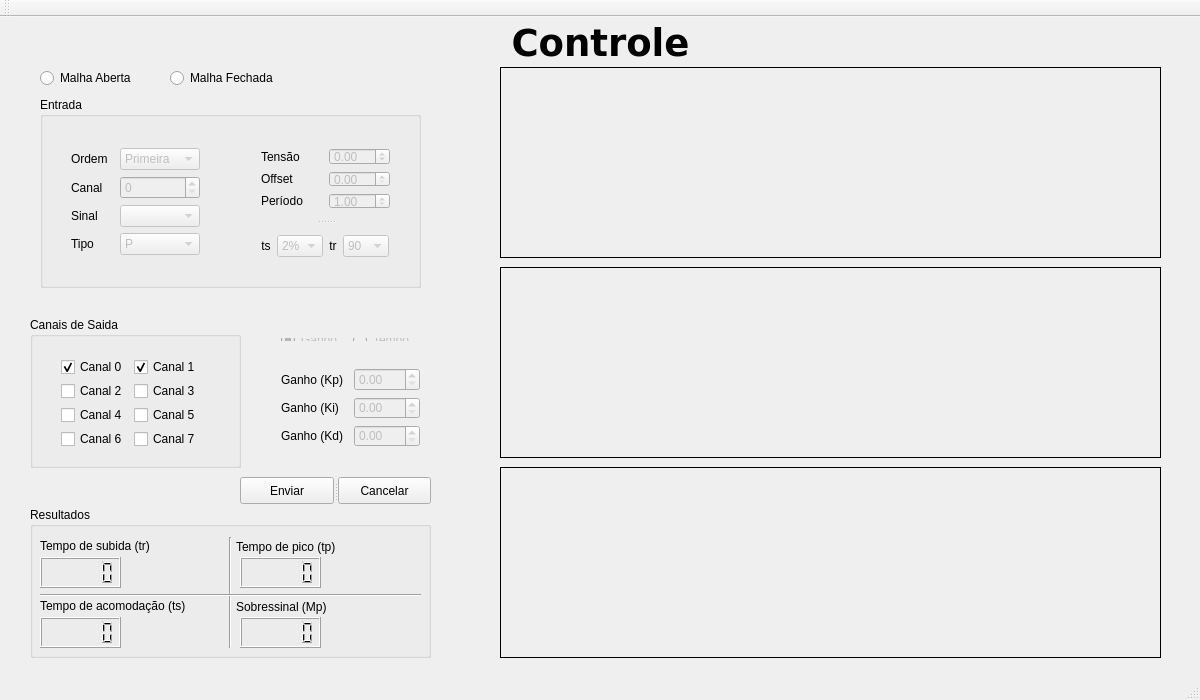
<?xml version="1.0" encoding="UTF-8"?>
<ui version="4.0">
 <class>MainWindow</class>
 <widget class="QMainWindow" name="MainWindow">
  <property name="geometry">
   <rect>
    <x>0</x>
    <y>0</y>
    <width>1200</width>
    <height>700</height>
   </rect>
  </property>
  <property name="minimumSize">
   <size>
    <width>1200</width>
    <height>700</height>
   </size>
  </property>
  <property name="maximumSize">
   <size>
    <width>1200</width>
    <height>700</height>
   </size>
  </property>
  <property name="windowTitle">
   <string>Controle</string>
  </property>
  <widget class="QWidget" name="centralWidget">
   <widget class="QRadioButton" name="radioButtonMalhaAberta">
    <property name="geometry">
     <rect>
      <x>40</x>
      <y>50</y>
      <width>117</width>
      <height>22</height>
     </rect>
    </property>
    <property name="text">
     <string>Malha Aberta</string>
    </property>
   </widget>
   <widget class="QRadioButton" name="radioButtonMalhaFechada">
    <property name="geometry">
     <rect>
      <x>170</x>
      <y>50</y>
      <width>151</width>
      <height>22</height>
     </rect>
    </property>
    <property name="text">
     <string>Malha Fechada</string>
    </property>
   </widget>
   <widget class="QGroupBox" name="groupBoxSaida">
    <property name="geometry">
     <rect>
      <x>30</x>
      <y>300</y>
      <width>211</width>
      <height>151</height>
     </rect>
    </property>
    <property name="maximumSize">
     <size>
      <width>1200</width>
      <height>1200</height>
     </size>
    </property>
    <property name="title">
     <string>Canais de Saida</string>
    </property>
    <widget class="QWidget" name="layoutWidget">
     <property name="geometry">
      <rect>
       <x>20</x>
       <y>30</y>
       <width>168</width>
       <height>112</height>
      </rect>
     </property>
     <layout class="QFormLayout" name="formLayout">
      <item row="0" column="0">
       <widget class="QCheckBox" name="checkBox">
        <property name="text">
         <string>Canal 0</string>
        </property>
        <property name="checked">
         <bool>true</bool>
        </property>
       </widget>
      </item>
      <item row="0" column="1">
       <widget class="QCheckBox" name="checkBox_2">
        <property name="text">
         <string>Canal 1</string>
        </property>
        <property name="checked">
         <bool>true</bool>
        </property>
       </widget>
      </item>
      <item row="1" column="0">
       <widget class="QCheckBox" name="checkBox_3">
        <property name="text">
         <string>Canal 2</string>
        </property>
       </widget>
      </item>
      <item row="1" column="1">
       <widget class="QCheckBox" name="checkBox_4">
        <property name="text">
         <string>Canal 3</string>
        </property>
       </widget>
      </item>
      <item row="2" column="0">
       <widget class="QCheckBox" name="checkBox_5">
        <property name="text">
         <string>Canal 4</string>
        </property>
       </widget>
      </item>
      <item row="2" column="1">
       <widget class="QCheckBox" name="checkBox_6">
        <property name="text">
         <string>Canal 5</string>
        </property>
       </widget>
      </item>
      <item row="3" column="0">
       <widget class="QCheckBox" name="checkBox_7">
        <property name="text">
         <string>Canal 6</string>
        </property>
       </widget>
      </item>
      <item row="3" column="1">
       <widget class="QCheckBox" name="checkBox_8">
        <property name="text">
         <string>Canal 7</string>
        </property>
       </widget>
      </item>
     </layout>
    </widget>
   </widget>
   <widget class="QLabel" name="label_4">
    <property name="geometry">
     <rect>
      <x>430</x>
      <y>0</y>
      <width>341</width>
      <height>51</height>
     </rect>
    </property>
    <property name="font">
     <font>
      <family>DejaVu Sans</family>
      <pointsize>28</pointsize>
      <weight>75</weight>
      <bold>true</bold>
     </font>
    </property>
    <property name="text">
     <string>Controle</string>
    </property>
    <property name="alignment">
     <set>Qt::AlignCenter</set>
    </property>
   </widget>
   <widget class="QGroupBox" name="groupBoxEntrada">
    <property name="geometry">
     <rect>
      <x>40</x>
      <y>80</y>
      <width>381</width>
      <height>191</height>
     </rect>
    </property>
    <property name="title">
     <string>Entrada</string>
    </property>
    <property name="flat">
     <bool>false</bool>
    </property>
    <widget class="QWidget" name="layoutWidget">
     <property name="geometry">
      <rect>
       <x>20</x>
       <y>40</y>
       <width>151</width>
       <height>131</height>
      </rect>
     </property>
     <layout class="QGridLayout" name="gridLayout_5">
      <item row="0" column="0">
       <widget class="QLabel" name="label_10">
        <property name="text">
         <string>Ordem</string>
        </property>
       </widget>
      </item>
      <item row="0" column="1">
       <widget class="QComboBox" name="comboBoxSinalOrdem">
        <property name="enabled">
         <bool>false</bool>
        </property>
        <property name="editable">
         <bool>false</bool>
        </property>
        <property name="currentIndex">
         <number>0</number>
        </property>
        <item>
         <property name="text">
          <string>Primeira</string>
         </property>
        </item>
        <item>
         <property name="text">
          <string>Segunda</string>
         </property>
        </item>
       </widget>
      </item>
      <item row="1" column="0">
       <widget class="QLabel" name="label_5">
        <property name="text">
         <string>Canal</string>
        </property>
       </widget>
      </item>
      <item row="1" column="1">
       <widget class="QSpinBox" name="spinBoxCanal">
        <property name="enabled">
         <bool>false</bool>
        </property>
        <property name="maximum">
         <number>7</number>
        </property>
       </widget>
      </item>
      <item row="2" column="0">
       <widget class="QLabel" name="label_3">
        <property name="text">
         <string>Sinal</string>
        </property>
       </widget>
      </item>
      <item row="2" column="1">
       <widget class="QComboBox" name="comboBoxSinal">
        <property name="enabled">
         <bool>false</bool>
        </property>
        <property name="editable">
         <bool>false</bool>
        </property>
        <property name="currentIndex">
         <number>-1</number>
        </property>
       </widget>
      </item>
      <item row="3" column="0">
       <widget class="QLabel" name="label">
        <property name="text">
         <string>Tipo</string>
        </property>
       </widget>
      </item>
      <item row="3" column="1">
       <widget class="QComboBox" name="comboBoxTipodeControle">
        <property name="enabled">
         <bool>false</bool>
        </property>
        <property name="currentIndex">
         <number>0</number>
        </property>
        <item>
         <property name="text">
          <string>P</string>
         </property>
        </item>
        <item>
         <property name="text">
          <string>PI</string>
         </property>
        </item>
        <item>
         <property name="text">
          <string>PD</string>
         </property>
        </item>
        <item>
         <property name="text">
          <string>PID</string>
         </property>
        </item>
        <item>
         <property name="text">
          <string>PI-D</string>
         </property>
        </item>
       </widget>
      </item>
     </layout>
    </widget>
    <widget class="QSplitter" name="splitter_2">
     <property name="geometry">
      <rect>
       <x>210</x>
       <y>40</y>
       <width>151</width>
       <height>131</height>
      </rect>
     </property>
     <property name="orientation">
      <enum>Qt::Vertical</enum>
     </property>
     <widget class="QWidget" name="layoutWidget">
      <layout class="QGridLayout" name="gridLayout_2">
       <item row="1" column="1">
        <widget class="QDoubleSpinBox" name="SpinBoxPeriodoOffset">
         <property name="enabled">
          <bool>false</bool>
         </property>
         <property name="singleStep">
          <double>0.100000000000000</double>
         </property>
         <property name="value">
          <double>0.000000000000000</double>
         </property>
        </widget>
       </item>
       <item row="2" column="1">
        <widget class="QDoubleSpinBox" name="SpinBoxPeriodo">
         <property name="enabled">
          <bool>false</bool>
         </property>
         <property name="singleStep">
          <double>0.100000000000000</double>
         </property>
         <property name="value">
          <double>1.000000000000000</double>
         </property>
        </widget>
       </item>
       <item row="1" column="0">
        <widget class="QLabel" name="label_8">
         <property name="text">
          <string>Offset</string>
         </property>
         <property name="alignment">
          <set>Qt::AlignLeading|Qt::AlignLeft|Qt::AlignVCenter</set>
         </property>
        </widget>
       </item>
       <item row="2" column="0">
        <widget class="QLabel" name="label_6">
         <property name="text">
          <string>Período</string>
         </property>
         <property name="alignment">
          <set>Qt::AlignLeading|Qt::AlignLeft|Qt::AlignVCenter</set>
         </property>
        </widget>
       </item>
       <item row="0" column="1">
        <widget class="QDoubleSpinBox" name="SpinBoxTensaoNivel">
         <property name="enabled">
          <bool>false</bool>
         </property>
         <property name="minimum">
          <double>-4.000000000000000</double>
         </property>
         <property name="maximum">
          <double>4.000000000000000</double>
         </property>
         <property name="singleStep">
          <double>0.010000000000000</double>
         </property>
        </widget>
       </item>
       <item row="0" column="0">
        <widget class="QLabel" name="labelTensaoNivel">
         <property name="text">
          <string>Tensão</string>
         </property>
         <property name="alignment">
          <set>Qt::AlignLeading|Qt::AlignLeft|Qt::AlignVCenter</set>
         </property>
        </widget>
       </item>
      </layout>
     </widget>
     <widget class="QWidget" name="layoutWidget">
      <layout class="QGridLayout" name="gridLayout_4">
       <item row="0" column="0">
        <widget class="QLabel" name="label_15">
         <property name="text">
          <string>ts</string>
         </property>
         <property name="alignment">
          <set>Qt::AlignCenter</set>
         </property>
        </widget>
       </item>
       <item row="0" column="1">
        <widget class="QComboBox" name="comboBoxSinalfaixats">
         <property name="enabled">
          <bool>false</bool>
         </property>
         <property name="editable">
          <bool>false</bool>
         </property>
         <property name="currentIndex">
          <number>0</number>
         </property>
         <item>
          <property name="text">
           <string>2%</string>
          </property>
         </item>
         <item>
          <property name="text">
           <string>5%</string>
          </property>
         </item>
         <item>
          <property name="text">
           <string>7%</string>
          </property>
         </item>
         <item>
          <property name="text">
           <string>10%</string>
          </property>
         </item>
        </widget>
       </item>
       <item row="0" column="2">
        <widget class="QLabel" name="label_16">
         <property name="text">
          <string>tr</string>
         </property>
         <property name="alignment">
          <set>Qt::AlignCenter</set>
         </property>
        </widget>
       </item>
       <item row="0" column="3">
        <widget class="QComboBox" name="comboBoxSinalfaixa_tr">
         <property name="enabled">
          <bool>false</bool>
         </property>
         <property name="editable">
          <bool>false</bool>
         </property>
         <property name="currentIndex">
          <number>0</number>
         </property>
         <item>
          <property name="text">
           <string>90</string>
          </property>
         </item>
         <item>
          <property name="text">
           <string>95</string>
          </property>
         </item>
         <item>
          <property name="text">
           <string>100</string>
          </property>
         </item>
        </widget>
       </item>
      </layout>
     </widget>
    </widget>
   </widget>
   <widget class="QCustomPlot" name="plotS1" native="true">
    <property name="geometry">
     <rect>
      <x>500</x>
      <y>250</y>
      <width>661</width>
      <height>191</height>
     </rect>
    </property>
    <property name="styleSheet">
     <string notr="true"/>
    </property>
    <widget class="QFrame" name="frame_2">
     <property name="geometry">
      <rect>
       <x>0</x>
       <y>0</y>
       <width>661</width>
       <height>191</height>
      </rect>
     </property>
     <property name="styleSheet">
      <string notr="true">border: 1px solid black</string>
     </property>
     <property name="frameShape">
      <enum>QFrame::StyledPanel</enum>
     </property>
     <property name="frameShadow">
      <enum>QFrame::Raised</enum>
     </property>
    </widget>
   </widget>
   <widget class="QSplitter" name="splitter">
    <property name="geometry">
     <rect>
      <x>240</x>
      <y>460</y>
      <width>191</width>
      <height>27</height>
     </rect>
    </property>
    <property name="orientation">
     <enum>Qt::Horizontal</enum>
    </property>
    <widget class="QPushButton" name="pushButtonEnviar">
     <property name="text">
      <string>Enviar</string>
     </property>
    </widget>
    <widget class="QPushButton" name="pushButtonCancel">
     <property name="text">
      <string>Cancelar</string>
     </property>
    </widget>
   </widget>
   <widget class="QWidget" name="layoutWidget">
    <property name="geometry">
     <rect>
      <x>10</x>
      <y>460</y>
      <width>211</width>
      <height>19</height>
     </rect>
    </property>
    <layout class="QHBoxLayout" name="horizontalLayout">
     <item>
      <widget class="QLabel" name="label_7">
       <property name="text">
        <string>Tanque 1 :</string>
       </property>
      </widget>
     </item>
     <item>
      <widget class="QLabel" name="label_altura">
       <property name="text">
        <string>0</string>
       </property>
       <property name="alignment">
        <set>Qt::AlignRight|Qt::AlignTrailing|Qt::AlignVCenter</set>
       </property>
      </widget>
     </item>
     <item>
      <widget class="QLabel" name="label_9">
       <property name="text">
        <string>cm</string>
       </property>
      </widget>
     </item>
    </layout>
   </widget>
   <widget class="QWidget" name="layoutWidget">
    <property name="geometry">
     <rect>
      <x>270</x>
      <y>310</y>
      <width>159</width>
      <height>25</height>
     </rect>
    </property>
    <layout class="QGridLayout" name="gridLayout_3">
     <item row="0" column="0">
      <widget class="QRadioButton" name="radioButtonGanho">
       <property name="enabled">
        <bool>false</bool>
       </property>
       <property name="text">
        <string>Ganho</string>
       </property>
       <property name="checked">
        <bool>true</bool>
       </property>
      </widget>
     </item>
     <item row="0" column="1">
      <widget class="QRadioButton" name="radioButtonTempo">
       <property name="enabled">
        <bool>false</bool>
       </property>
       <property name="text">
        <string>Tempo</string>
       </property>
      </widget>
     </item>
    </layout>
   </widget>
   <widget class="QWidget" name="layoutWidget">
    <property name="geometry">
     <rect>
      <x>270</x>
      <y>340</y>
      <width>161</width>
      <height>101</height>
     </rect>
    </property>
    <layout class="QGridLayout" name="gridLayout">
     <item row="0" column="0">
      <widget class="QLabel" name="label_2">
       <property name="text">
        <string>Ganho (Kp)</string>
       </property>
      </widget>
     </item>
     <item row="0" column="1">
      <widget class="QDoubleSpinBox" name="doubleSpinBox_kp">
       <property name="enabled">
        <bool>false</bool>
       </property>
      </widget>
     </item>
     <item row="1" column="0">
      <widget class="QLabel" name="label_ki">
       <property name="text">
        <string>Ganho (Ki)</string>
       </property>
      </widget>
     </item>
     <item row="1" column="1">
      <widget class="QDoubleSpinBox" name="doubleSpinBox_ki">
       <property name="enabled">
        <bool>false</bool>
       </property>
      </widget>
     </item>
     <item row="2" column="0">
      <widget class="QLabel" name="label_kd">
       <property name="text">
        <string>Ganho (Kd)</string>
       </property>
      </widget>
     </item>
     <item row="2" column="1">
      <widget class="QDoubleSpinBox" name="doubleSpinBox_kd">
       <property name="enabled">
        <bool>false</bool>
       </property>
      </widget>
     </item>
    </layout>
   </widget>
   <widget class="QGroupBox" name="groupBox">
    <property name="geometry">
     <rect>
      <x>30</x>
      <y>490</y>
      <width>401</width>
      <height>151</height>
     </rect>
    </property>
    <property name="title">
     <string>Resultados</string>
    </property>
    <widget class="QLCDNumber" name="lcdNumber_tr">
     <property name="geometry">
      <rect>
       <x>10</x>
       <y>50</y>
       <width>81</width>
       <height>31</height>
      </rect>
     </property>
     <property name="smallDecimalPoint">
      <bool>true</bool>
     </property>
    </widget>
    <widget class="QLCDNumber" name="lcdNumber_ts">
     <property name="geometry">
      <rect>
       <x>10</x>
       <y>110</y>
       <width>81</width>
       <height>31</height>
      </rect>
     </property>
     <property name="smallDecimalPoint">
      <bool>true</bool>
     </property>
    </widget>
    <widget class="QLCDNumber" name="lcdNumber_tp">
     <property name="geometry">
      <rect>
       <x>210</x>
       <y>50</y>
       <width>81</width>
       <height>31</height>
      </rect>
     </property>
     <property name="smallDecimalPoint">
      <bool>true</bool>
     </property>
    </widget>
    <widget class="QLabel" name="label_11">
     <property name="geometry">
      <rect>
       <x>10</x>
       <y>30</y>
       <width>141</width>
       <height>17</height>
      </rect>
     </property>
     <property name="text">
      <string>Tempo de subida (tr)</string>
     </property>
    </widget>
    <widget class="QLabel" name="label_12">
     <property name="geometry">
      <rect>
       <x>10</x>
       <y>90</y>
       <width>183</width>
       <height>17</height>
      </rect>
     </property>
     <property name="text">
      <string>Tempo de acomodação (ts)</string>
     </property>
    </widget>
    <widget class="QLabel" name="label_13">
     <property name="geometry">
      <rect>
       <x>206</x>
       <y>30</y>
       <width>161</width>
       <height>20</height>
      </rect>
     </property>
     <property name="text">
      <string>Tempo de pico (tp)</string>
     </property>
    </widget>
    <widget class="QLCDNumber" name="lcdNumber_mp">
     <property name="geometry">
      <rect>
       <x>210</x>
       <y>110</y>
       <width>81</width>
       <height>31</height>
      </rect>
     </property>
     <property name="smallDecimalPoint">
      <bool>true</bool>
     </property>
    </widget>
    <widget class="QLabel" name="label_14">
     <property name="geometry">
      <rect>
       <x>206</x>
       <y>90</y>
       <width>161</width>
       <height>20</height>
      </rect>
     </property>
     <property name="text">
      <string>Sobressinal (Mp)</string>
     </property>
    </widget>
    <widget class="Line" name="line">
     <property name="geometry">
      <rect>
       <x>190</x>
       <y>30</y>
       <width>21</width>
       <height>111</height>
      </rect>
     </property>
     <property name="orientation">
      <enum>Qt::Vertical</enum>
     </property>
    </widget>
    <widget class="Line" name="line_2">
     <property name="geometry">
      <rect>
       <x>10</x>
       <y>80</y>
       <width>381</width>
       <height>16</height>
      </rect>
     </property>
     <property name="orientation">
      <enum>Qt::Horizontal</enum>
     </property>
    </widget>
   </widget>
   <widget class="QFrame" name="frame">
    <property name="geometry">
     <rect>
      <x>500</x>
      <y>50</y>
      <width>661</width>
      <height>191</height>
     </rect>
    </property>
    <property name="styleSheet">
     <string notr="true">border: 1px solid black</string>
    </property>
    <property name="frameShape">
     <enum>QFrame::StyledPanel</enum>
    </property>
    <property name="frameShadow">
     <enum>QFrame::Raised</enum>
    </property>
    <widget class="QCustomPlot" name="customPlot" native="true">
     <property name="geometry">
      <rect>
       <x>0</x>
       <y>0</y>
       <width>661</width>
       <height>191</height>
      </rect>
     </property>
     <property name="styleSheet">
      <string notr="true"/>
     </property>
    </widget>
   </widget>
   <widget class="QFrame" name="frame_3">
    <property name="geometry">
     <rect>
      <x>500</x>
      <y>450</y>
      <width>661</width>
      <height>191</height>
     </rect>
    </property>
    <property name="styleSheet">
     <string notr="true">border: 1px solid black</string>
    </property>
    <property name="frameShape">
     <enum>QFrame::StyledPanel</enum>
    </property>
    <property name="frameShadow">
     <enum>QFrame::Raised</enum>
    </property>
    <widget class="QCustomPlot" name="plotS2" native="true">
     <property name="geometry">
      <rect>
       <x>0</x>
       <y>0</y>
       <width>661</width>
       <height>191</height>
      </rect>
     </property>
     <property name="styleSheet">
      <string notr="true"/>
     </property>
    </widget>
   </widget>
   <zorder>layoutWidget</zorder>
   <zorder>radioButtonMalhaAberta</zorder>
   <zorder>radioButtonMalhaFechada</zorder>
   <zorder>groupBoxSaida</zorder>
   <zorder>label_4</zorder>
   <zorder>groupBoxEntrada</zorder>
   <zorder>plotS1</zorder>
   <zorder>splitter</zorder>
   <zorder>layoutWidget</zorder>
   <zorder>layoutWidget</zorder>
   <zorder>groupBox</zorder>
   <zorder>frame</zorder>
   <zorder>frame_3</zorder>
  </widget>
  <widget class="QMenuBar" name="menuBar">
   <property name="geometry">
    <rect>
     <x>0</x>
     <y>0</y>
     <width>1200</width>
     <height>22</height>
    </rect>
   </property>
  </widget>
  <widget class="QToolBar" name="mainToolBar">
   <attribute name="toolBarArea">
    <enum>TopToolBarArea</enum>
   </attribute>
   <attribute name="toolBarBreak">
    <bool>false</bool>
   </attribute>
  </widget>
  <widget class="QStatusBar" name="statusBar"/>
 </widget>
 <layoutdefault spacing="6" margin="11"/>
 <customwidgets>
  <customwidget>
   <class>QCustomPlot</class>
   <extends>QWidget</extends>
   <header>qcustomplot.h</header>
   <container>1</container>
  </customwidget>
 </customwidgets>
 <resources/>
 <connections/>
</ui>
